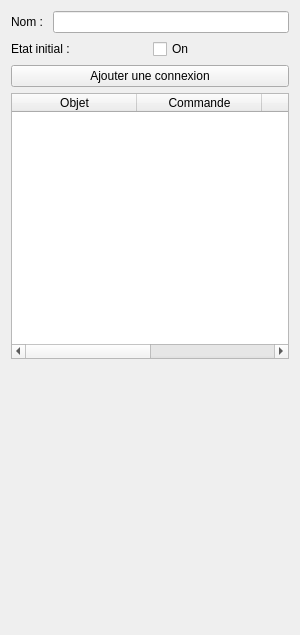
<?xml version="1.0" encoding="UTF-8"?>
<ui version="4.0">
 <class>SwitchOptionWidget</class>
 <widget class="QWidget" name="SwitchOptionWidget">
  <property name="geometry">
   <rect>
    <x>0</x>
    <y>0</y>
    <width>300</width>
    <height>635</height>
   </rect>
  </property>
  <property name="windowTitle">
   <string>Form</string>
  </property>
  <layout class="QVBoxLayout" name="verticalLayout_2">
   <item>
    <layout class="QVBoxLayout" name="verticalLayout">
     <item>
      <layout class="QHBoxLayout" name="horizontalLayout">
       <item>
        <widget class="QLabel" name="label">
         <property name="text">
          <string>Nom : </string>
         </property>
        </widget>
       </item>
       <item>
        <widget class="QLineEdit" name="_objectNameEdit"/>
       </item>
      </layout>
     </item>
     <item>
      <layout class="QHBoxLayout" name="horizontalLayout_2">
       <item>
        <widget class="QLabel" name="label_2">
         <property name="text">
          <string>Etat initial : </string>
         </property>
        </widget>
       </item>
       <item>
        <widget class="QCheckBox" name="_initialStateCheckBox">
         <property name="text">
          <string>On</string>
         </property>
        </widget>
       </item>
      </layout>
     </item>
     <item>
      <widget class="QPushButton" name="_addConnexionButton">
       <property name="text">
        <string>Ajouter une connexion</string>
       </property>
      </widget>
     </item>
     <item>
      <widget class="QTableWidget" name="_connexionTable">
       <property name="columnCount">
        <number>4</number>
       </property>
       <attribute name="horizontalHeaderDefaultSectionSize">
        <number>125</number>
       </attribute>
       <column>
        <property name="text">
         <string>Objet</string>
        </property>
       </column>
       <column>
        <property name="text">
         <string>Commande</string>
        </property>
       </column>
       <column/>
       <column/>
      </widget>
     </item>
     <item>
      <spacer name="verticalSpacer">
       <property name="orientation">
        <enum>Qt::Vertical</enum>
       </property>
       <property name="sizeHint" stdset="0">
        <size>
         <width>20</width>
         <height>40</height>
        </size>
       </property>
      </spacer>
     </item>
    </layout>
   </item>
  </layout>
 </widget>
 <resources/>
 <connections/>
</ui>
